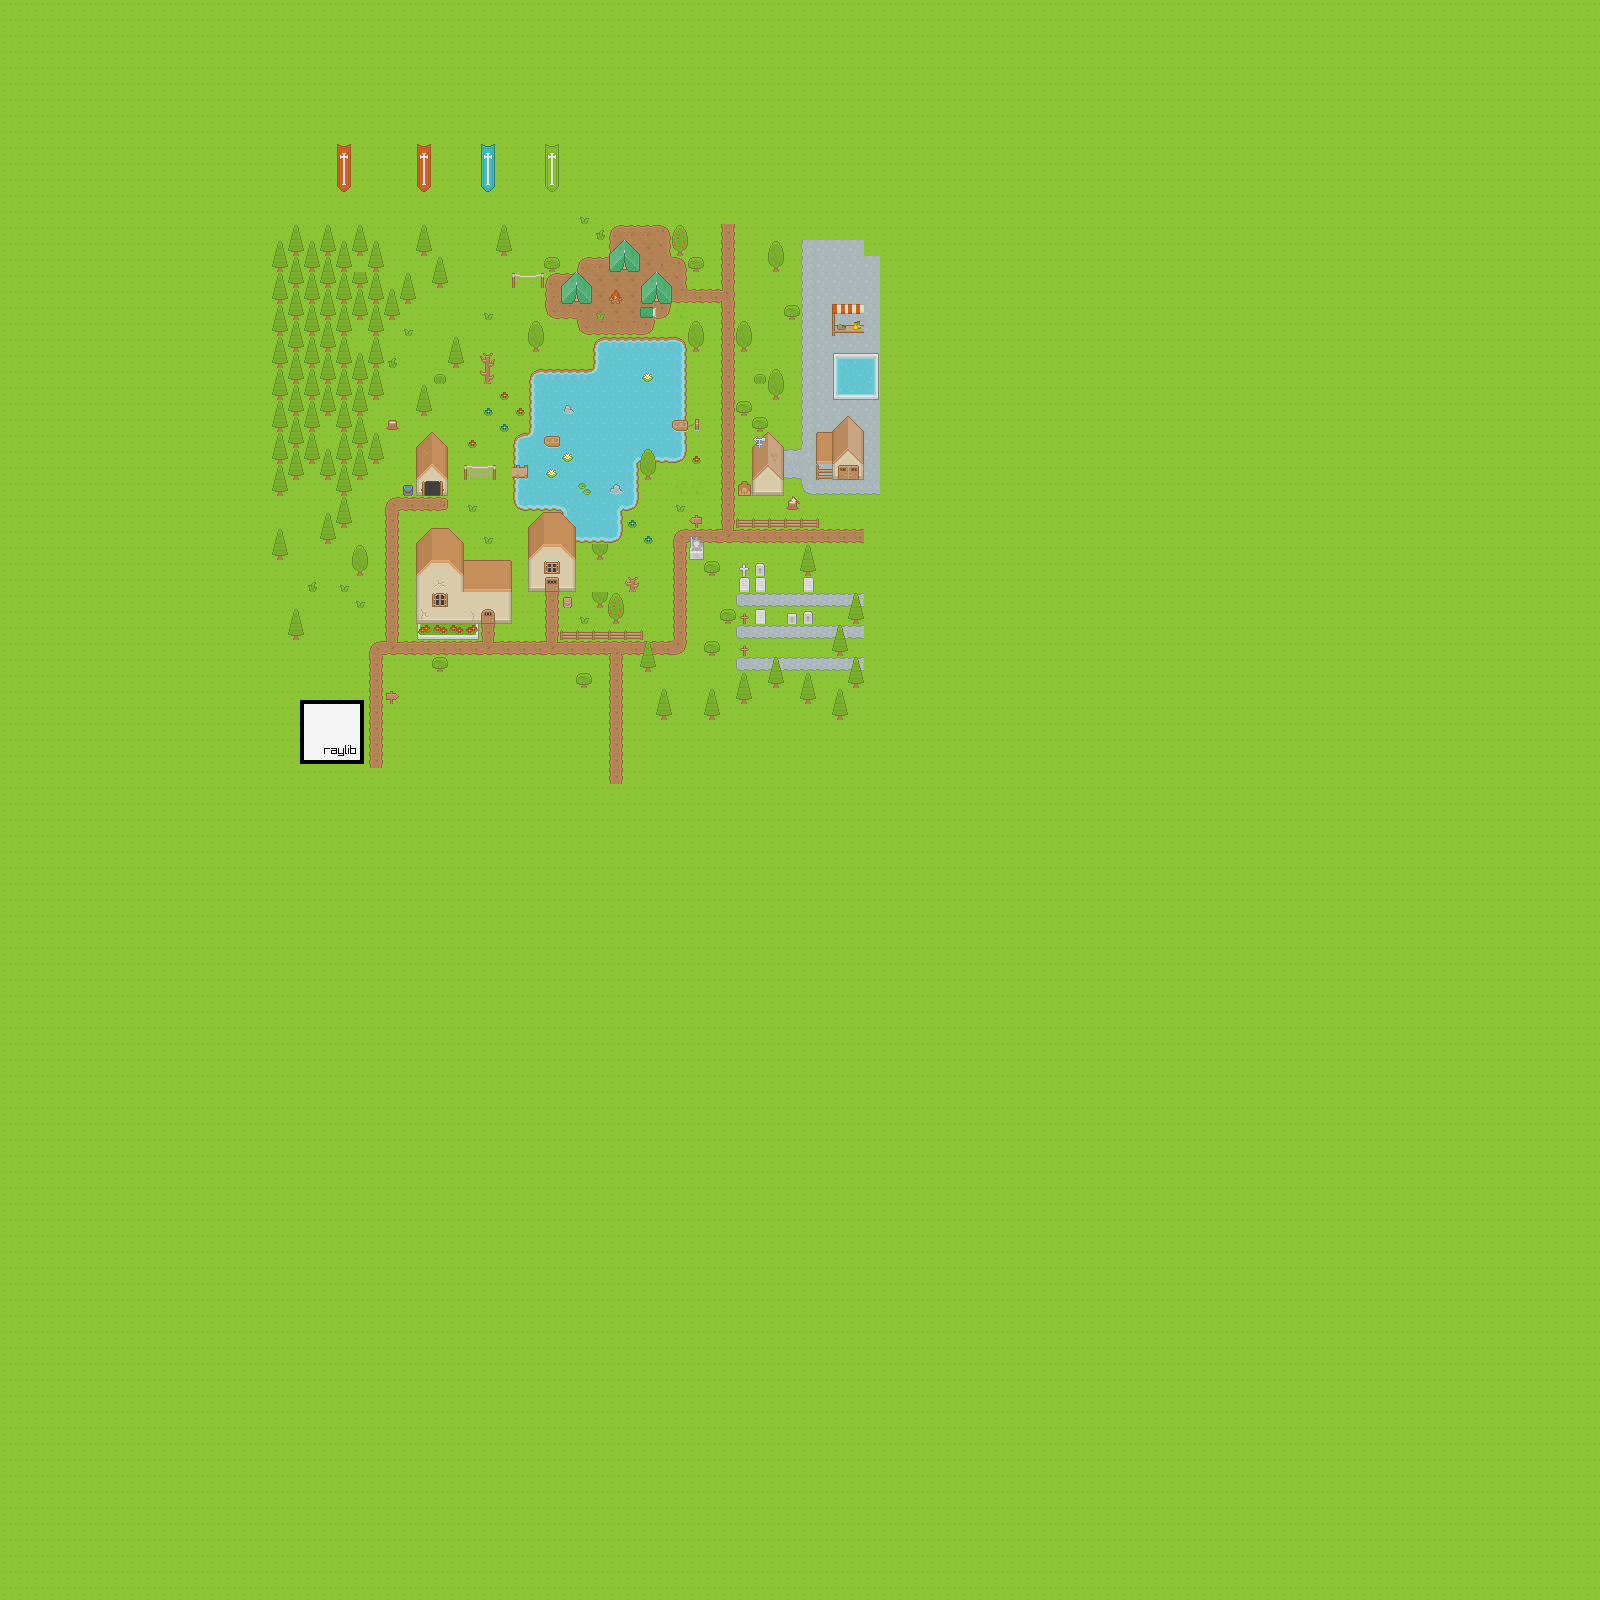

This is a level from a 2D game, rendered from its Tiled map with the project's own tilesets. A one-line summary and the map file follow, with tile-layer data summarised:
An orthogonal 100x100 tile map with 16x16 px tiles, 6 tile layers (Ground/terrain, Ground overlay, Objects, Object Overlay, ...), 1 image layer and 14 objects (10x collision, water-trigger, Spawn, SomeText).

<map version="1.10" tiledversion="1.11.0" orientation="orthogonal" renderorder="right-down" width="100" height="100" tilewidth="16" tileheight="16" infinite="0" nextlayerid="10" nextobjectid="17">
 <tileset firstgid="1" name="Roguelike" tilewidth="16" tileheight="16" spacing="1" tilecount="1767" columns="57">
  <image source="Spritesheet/roguelikeSheet_transparent.png" width="968" height="526" />
 </tileset>
 <layer id="1" name="Ground/terrain" width="100" height="100">
  <data>[10000 cells, 10000 non-empty, 14 distinct tile ids]</data>
 </layer>
 <layer id="2" name="Ground overlay" width="100" height="100">
  <data>[10000 cells, 126 non-empty, 20 distinct tile ids]</data>
 </layer>
 <layer id="3" name="Objects" width="100" height="100">
  <data>[10000 cells, 346 non-empty, 75 distinct tile ids]</data>
 </layer>
 <layer id="7" name="Object Overlay" width="100" height="100">
  <data>[10000 cells, 66 non-empty, 3 distinct tile ids]</data>
 </layer>
 <layer id="4" name="Doors/windows/roof" width="100" height="100">
  <data>[10000 cells, 77 non-empty, 47 distinct tile ids]</data>
 </layer>
 <layer id="5" name="Roof object" width="100" height="100">
  <data>[10000 cells, 13 non-empty, 10 distinct tile ids]</data>
 </layer>
 <objectgroup id="8" name="CollisionObjects">
  <object id="1" type="collision" x="416" y="592" width="96" height="32" />
  <object id="2" type="collision" x="416" y="528" width="48" height="64" />
  <object id="3" type="collision" x="464" y="560" width="48" height="32" />
  <object id="4" type="collision" x="528" y="512" width="48" height="80" />
  <object id="5" type="collision" x="416" y="432" width="32" height="64" />
  <object id="7" type="collision" x="560" y="272" width="32" height="32" />
  <object id="8" type="collision" x="608" y="240" width="32" height="32" />
  <object id="9" type="collision" x="640" y="272" width="32" height="32" />
  <object id="10" type="collision" x="752" y="432" width="32" height="64" />
  <object id="11" type="collision" x="817.333" y="414" width="48" height="64" />
  <object id="13" x="562" y="448.667" width="14" height="14">
   <ellipse />
  </object>
  <object id="14" name="Water" type="water-trigger" x="592" y="369.333">
   <polygon points="0,0 3.33333,-29.3333 82,-30.6667 91.3333,-18.6667 90.6666,92.6667 47.3333,92 46,136 28.6667,142.667 27.3333,168.667 -13.3333,172 -34,138 -76,138.667 -78,73.3334 -65.3333,63.3333 -61.3333,9.33333 -52.6667,2" />
  </object>
  <object id="15" name="Spawn1" type="Spawn" x="438.667" y="310.667">
   <point />
  </object>
  <object id="16" name="SomeText" x="399.167" y="322.5" width="83" height="19">
   <text wrap="1">Debug Text</text>
  </object>
 </objectgroup>
 <imagelayer id="9" name="ImageLayer" offsetx="300" offsety="700">
  <image source="Spritesheet/raylib_64x64.png" width="64" height="64" />
 </imagelayer>
</map>
